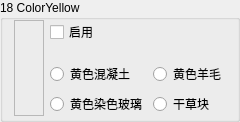
                 <widget class="QGroupBox" name="Base18">
                  <property name="sizePolicy">
                   <sizepolicy hsizetype="Expanding" vsizetype="Minimum">
                    <horstretch>0</horstretch>
                    <verstretch>0</verstretch>
                   </sizepolicy>
                  </property>
                  <property name="minimumSize">
                   <size>
                    <width>30</width>
                    <height>0</height>
                   </size>
                  </property>
                  <property name="maximumSize">
                   <size>
                    <width>16777215</width>
                    <height>16777215</height>
                   </size>
                  </property>
                  <property name="autoFillBackground">
                   <bool>true</bool>
                  </property>
                  <property name="title">
                   <string>18 ColorYellow</string>
                  </property>
                  <property name="flat">
                   <bool>false</bool>
                  </property>
                  <layout class="QGridLayout" name="gridLayout_41">
                   <property name="topMargin">
                    <number>0</number>
                   </property>
                   <property name="bottomMargin">
                    <number>3</number>
                   </property>
                   <item row="0" column="1">
                    <widget class="QCheckBox" name="Enable18">
                     <property name="sizePolicy">
                      <sizepolicy hsizetype="Expanding" vsizetype="Fixed">
                       <horstretch>0</horstretch>
                       <verstretch>0</verstretch>
                      </sizepolicy>
                     </property>
                     <property name="text">
                      <string>启用</string>
                     </property>
                    </widget>
                   </item>
                   <item row="0" column="2">
                    <spacer name="horizontalSpacer_30">
                     <property name="orientation">
                      <enum>Qt::Horizontal</enum>
                     </property>
                     <property name="sizeHint" stdset="0">
                      <size>
                       <width>40</width>
                       <height>20</height>
                      </size>
                     </property>
                    </spacer>
                   </item>
                   <item row="3" column="1">
                    <widget class="QRadioButton" name="is18Concrete">
                     <property name="text">
                      <string>黄色混凝土</string>
                     </property>
                     <property name="icon">
                      <iconset resource="BlockTextures.qrc">
                       <normaloff>:/new/Textures/Slope/block/yellow_concrete.png</normaloff>:/new/Textures/Slope/block/yellow_concrete.png</iconset>
                     </property>
                    </widget>
                   </item>
                   <item row="3" column="2">
                    <widget class="QRadioButton" name="is18Wool">
                     <property name="text">
                      <string>黄色羊毛</string>
                     </property>
                     <property name="icon">
                      <iconset resource="BlockTextures.qrc">
                       <normaloff>:/new/Textures/Slope/block/yellow_wool.png</normaloff>:/new/Textures/Slope/block/yellow_wool.png</iconset>
                     </property>
                    </widget>
                   </item>
                   <item row="4" column="2">
                    <widget class="QRadioButton" name="is18HayBlock">
                     <property name="text">
                      <string>干草块</string>
                     </property>
                     <property name="icon">
                      <iconset resource="BlockTextures.qrc">
                       <normaloff>:/new/Textures/Slope/block/hay_block_side.png</normaloff>:/new/Textures/Slope/block/hay_block_side.png</iconset>
                     </property>
                    </widget>
                   </item>
                   <item row="4" column="1">
                    <widget class="QRadioButton" name="is18StainedGlass">
                     <property name="text">
                      <string>黄色染色玻璃</string>
                     </property>
                     <property name="icon">
                      <iconset resource="BlockTextures.qrc">
                       <normaloff>:/new/Textures/Slope/block/yellow_stained_glass.png</normaloff>:/new/Textures/Slope/block/yellow_stained_glass.png</iconset>
                     </property>
                    </widget>
                   </item>
                   <item row="0" column="0" rowspan="5">
                    <widget class="QLabel" name="Color18">
                     <property name="minimumSize">
                      <size>
                       <width>30</width>
                       <height>0</height>
                      </size>
                     </property>
                     <property name="font">
                      <font>
                       <family>微软雅黑</family>
                       <pointsize>9</pointsize>
                      </font>
                     </property>
                     <property name="frameShape">
                      <enum>QFrame::StyledPanel</enum>
                     </property>
                     <property name="text">
                      <string/>
                     </property>
                    </widget>
                   </item>
                  </layout>
                 </widget>
